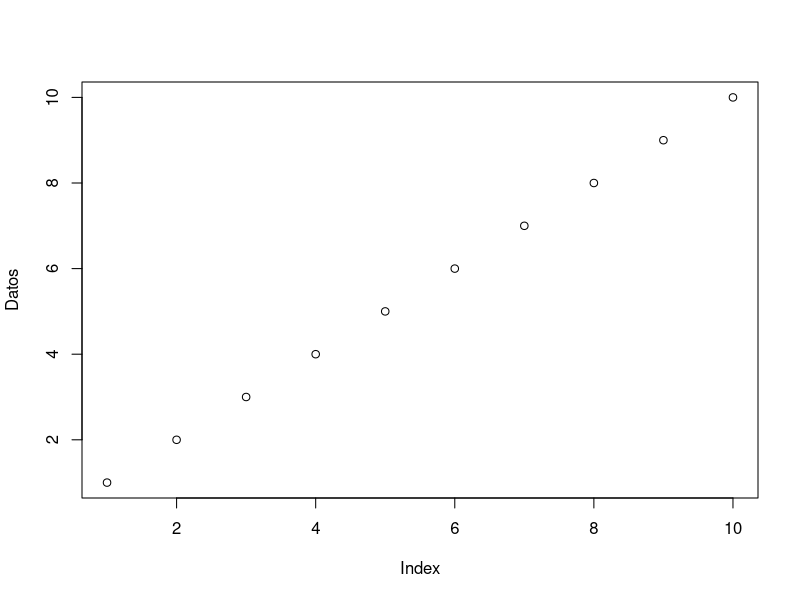
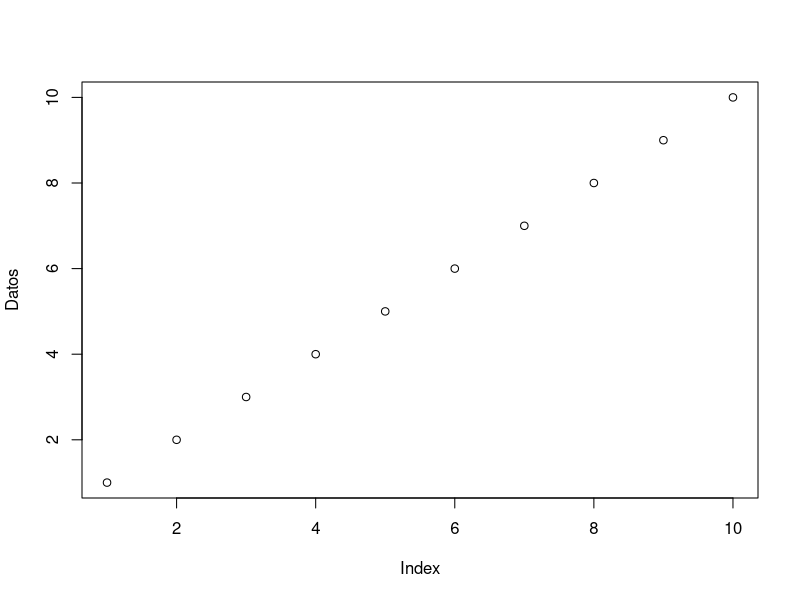
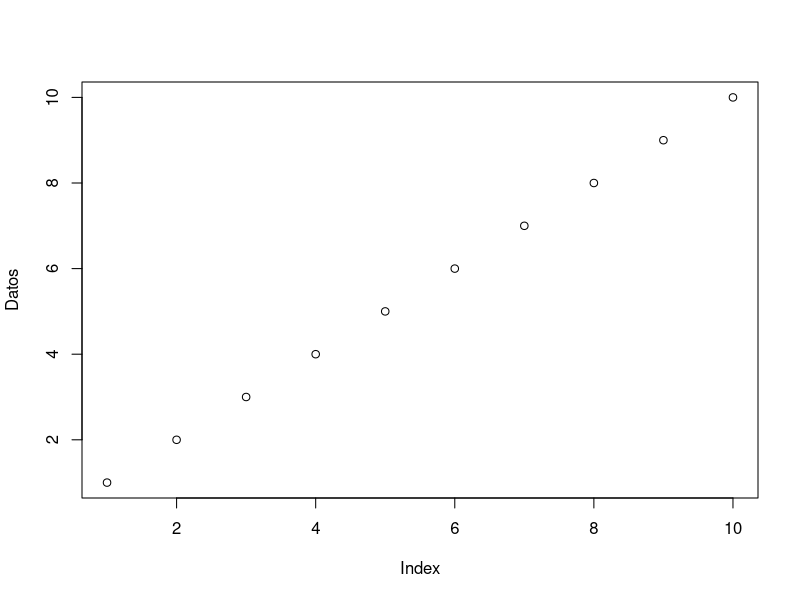
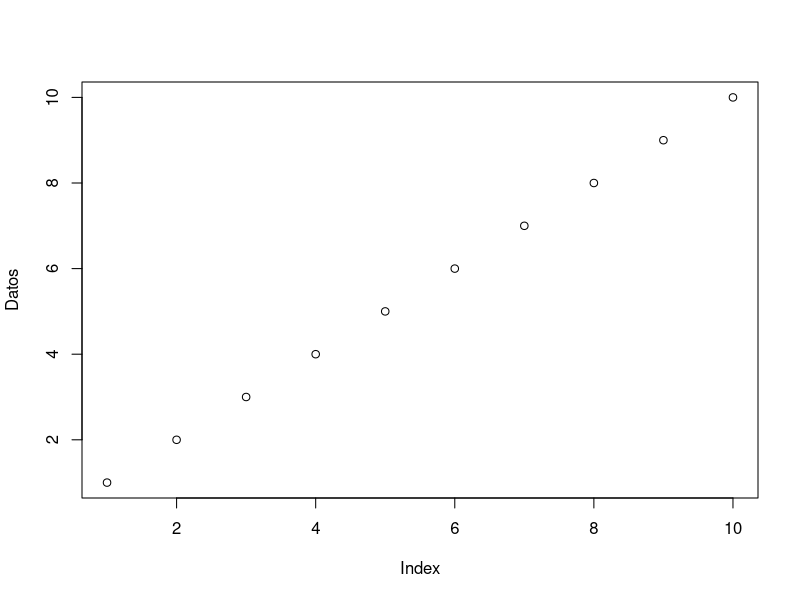
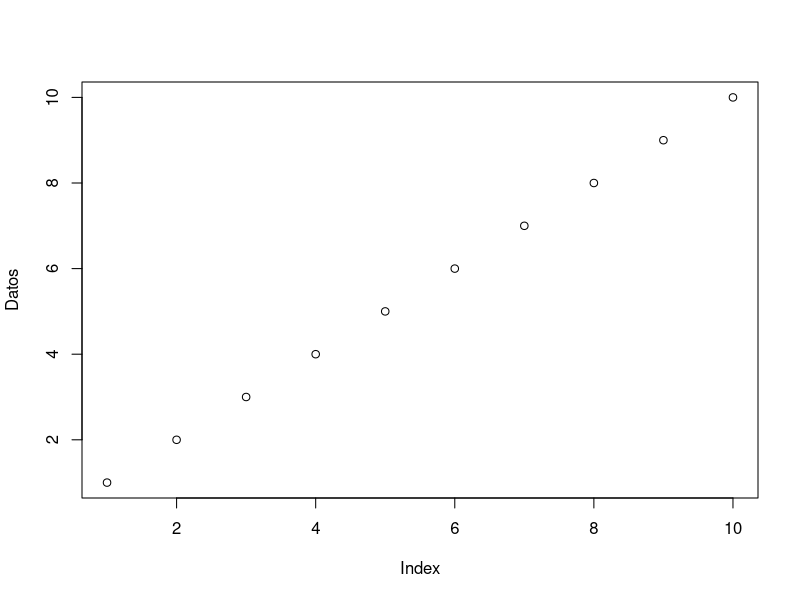
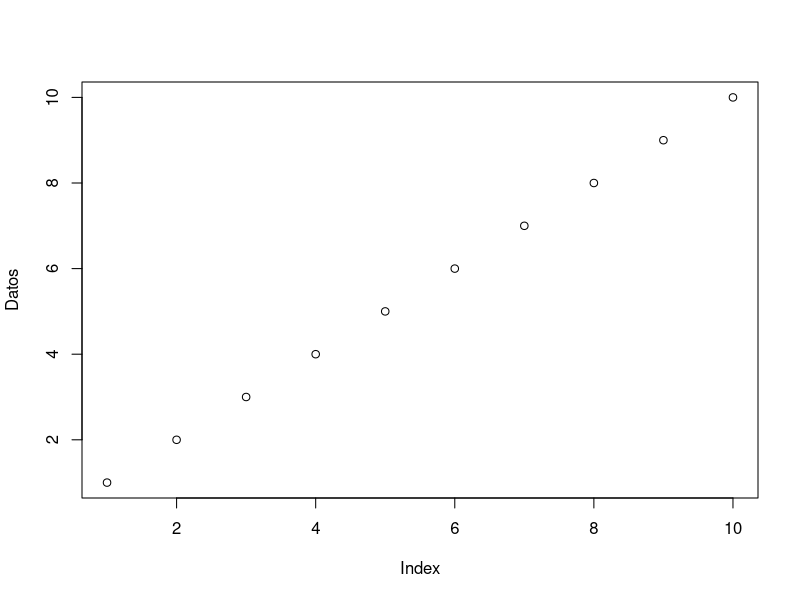

Generate these figures, in order, with R:
## ---- chunk 1
 knitr::opts_chunk$set(echo = TRUE)
## ---- chunk 2
Datos <- 1:10
Datos
## ---- chunk 3
plot(Datos)
## ---- chunk 4
plot(Datos)
## ---- chunk 5
plot(Datos)
## ---- chunk 6
plot(Datos)
## ---- chunk 7
plot(Datos)
## ---- chunk 8
plot(Datos)
